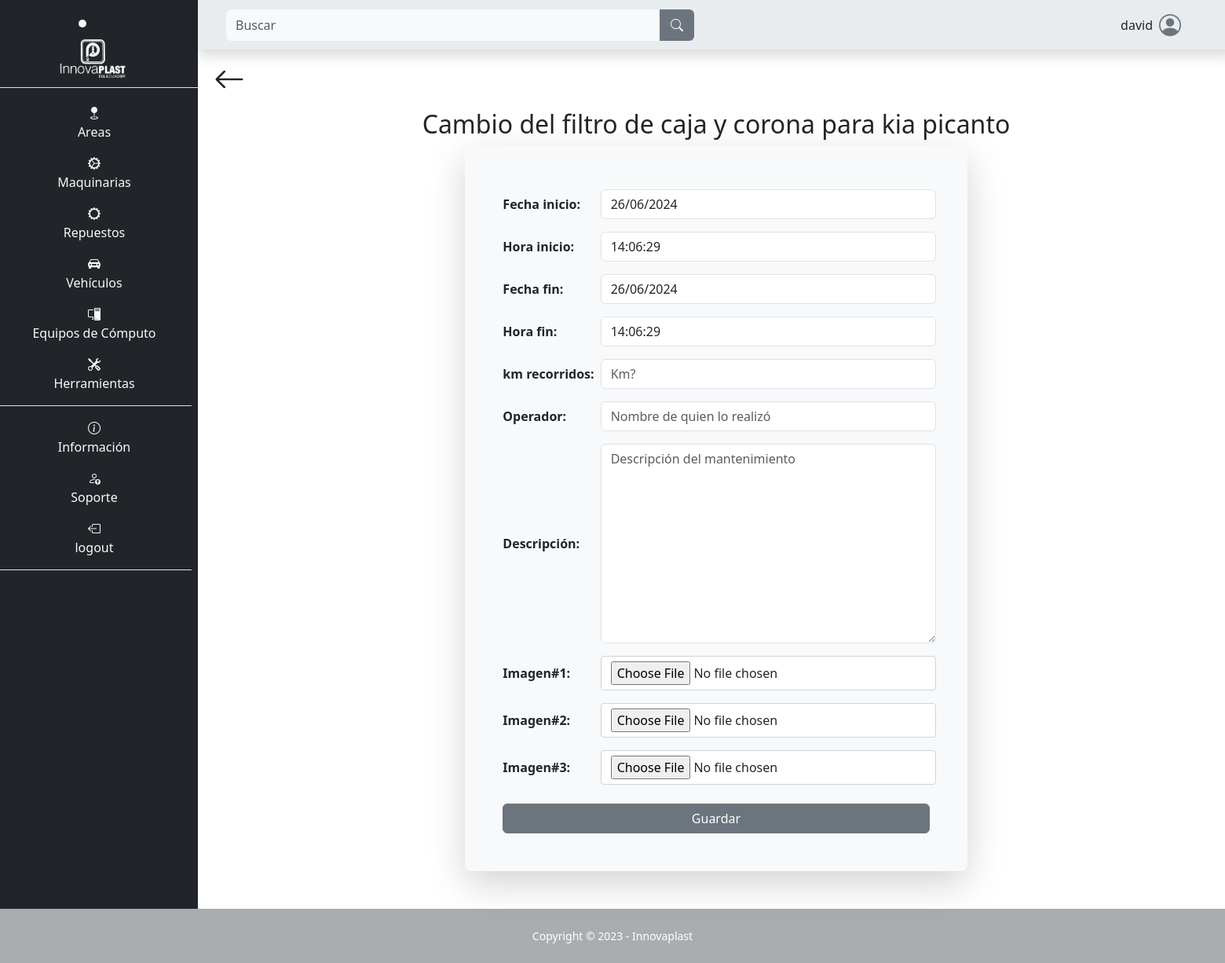
Page /vehiculo/nuevo_mantenimineto_vehiculo_cambio_filtro_caja_corona/13 (signed in) on the earlier database version.
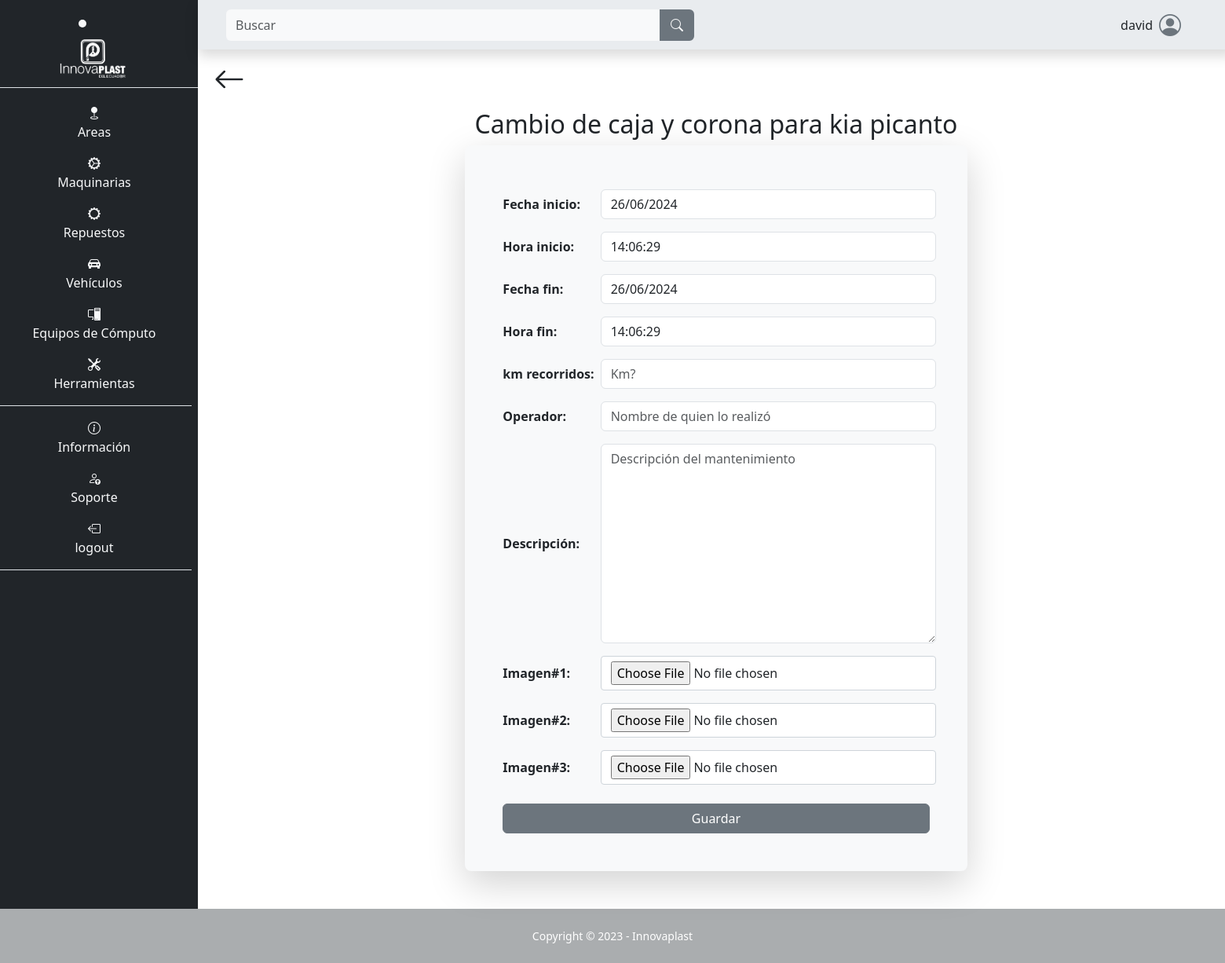
Same page on the later database version.
### SGE_vehiculo/models.py (models this page shows)
class TipoMantenimientoVehiculo(models.Model):
    tipo = models.CharField(max_length=100, blank=False, null=False)
    def __str__(self):
        return self.tipo

### SGE_vehiculo/views.py (the view, shortened to what this page needs)
# urls.py: path('nuevo_mantenimineto_vehiculo_cambio_filtro_caja_corona/<int:id>', views.nuevo_mantenimineto_vehiculo_cambio_filtro_caja_corona, name="nuevo_mantenimineto_vehiculo_cambio_filtro_caja_corona"),
@login_required
def nuevo_mantenimineto_vehiculo_cambio_filtro_caja_corona(request, id):
    if request.method == 'GET':
        vehiculo = get_object_or_404(Vehiculo, id=id)
        tipo_mantenimiento = get_object_or_404(TipoMantenimientoVehiculo, id=5)
        form_mant = MantenimientoVehiculoPreventivoForm()
        context = {
            'form_mant': form_mant,
            'vehiculo': vehiculo,
            'tipo_mantenimiento': tipo_mantenimiento,
        }
        return render(request, 'SGE_vehiculo/nuevo_mantenimineto_cambio_filtro_caja_corona.html', context)

### templates/SGE_vehiculo/nuevo_mantenimineto_cambio_filtro_caja_corona.html (shortened to what this page needs)
{% extends "layout/base.html" %}
{% block 'styles' %}
{% load static %}
<link rel="stylesheet" href="{% static "css/forms.css" %}">
{% endblock 'styles' %}
{% block 'content' %}
<div class="container mb-5">
    <div class="d-flex p-2 justify-content-between">
        <a class="text-decoration-none text-dark" href="{% url "mantenimientos_vehiculo_cambio_filtro_caja_corona" id=vehiculo.id %}">
            <i class="bi bi-arrow-left fs-1"></i>
        </a>
    </div>
    <h2 class="text-center">{{ tipo_mantenimiento }} para {{ vehiculo.marca }} {{ vehiculo.modelo }}</h2>
    <div class="d-flex justify-content-center align-items-center">
        <form class="p-5 rounded-3 bg-body-tertiary shadow-lg" action="" method='POST' enctype="multipart/form-data">
            <table>
                {{ form_mant }}
            </table>
            <div class="d-grid gap-2 mt-3">
                <button type="submit" class="btn btn-secondary">Guardar</button>
            </div>
        </form>
    </div>
</div>
{% endblock %}

Differences in the rows shown:
changed TipoMantenimientoVehiculo: tipo "Cambio del filtro de caja y corona" → "Cambio de caja y corona"
